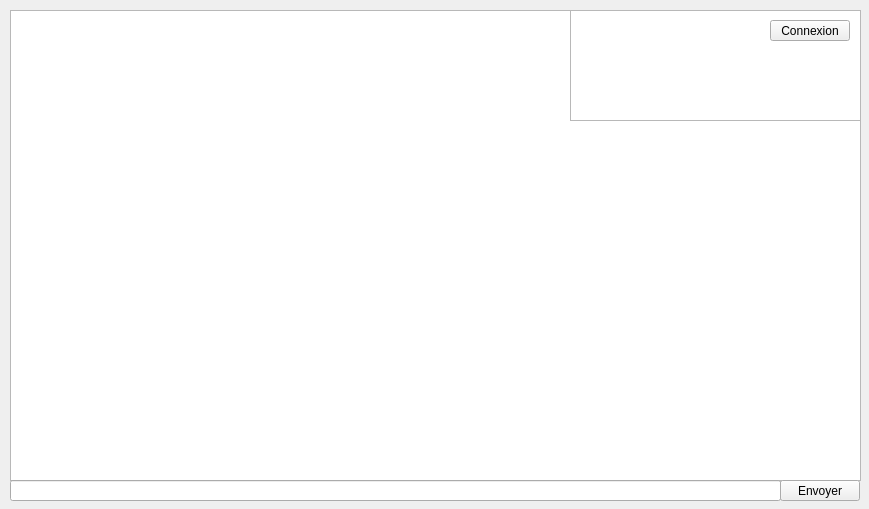
<?xml version="1.0" encoding="UTF-8"?>
<ui version="4.0">
 <class>MainWindow</class>
 <widget class="QMainWindow" name="MainWindow">
  <property name="geometry">
   <rect>
    <x>0</x>
    <y>0</y>
    <width>869</width>
    <height>509</height>
   </rect>
  </property>
  <property name="windowTitle">
   <string>MainWindow</string>
  </property>
  <widget class="QWidget" name="centralWidget">
   <widget class="QPushButton" name="pushButtonConnection">
    <property name="geometry">
     <rect>
      <x>770</x>
      <y>20</y>
      <width>80</width>
      <height>21</height>
     </rect>
    </property>
    <property name="text">
     <string>Connexion</string>
    </property>
   </widget>
   <widget class="QListWidget" name="listWidgetState">
    <property name="geometry">
     <rect>
      <x>570</x>
      <y>10</y>
      <width>291</width>
      <height>111</height>
     </rect>
    </property>
   </widget>
   <widget class="QListWidget" name="listWidgetMessage">
    <property name="geometry">
     <rect>
      <x>10</x>
      <y>10</y>
      <width>851</width>
      <height>471</height>
     </rect>
    </property>
   </widget>
   <widget class="QPushButton" name="pushButtonSend">
    <property name="geometry">
     <rect>
      <x>780</x>
      <y>480</y>
      <width>80</width>
      <height>21</height>
     </rect>
    </property>
    <property name="text">
     <string>Envoyer</string>
    </property>
   </widget>
   <widget class="QLineEdit" name="lineEditMessage">
    <property name="geometry">
     <rect>
      <x>10</x>
      <y>480</y>
      <width>771</width>
      <height>21</height>
     </rect>
    </property>
   </widget>
   <zorder>listWidgetMessage</zorder>
   <zorder>listWidgetState</zorder>
   <zorder>pushButtonConnection</zorder>
   <zorder>pushButtonSend</zorder>
   <zorder>lineEditMessage</zorder>
  </widget>
 </widget>
 <layoutdefault spacing="6" margin="11"/>
 <resources/>
 <connections/>
</ui>
